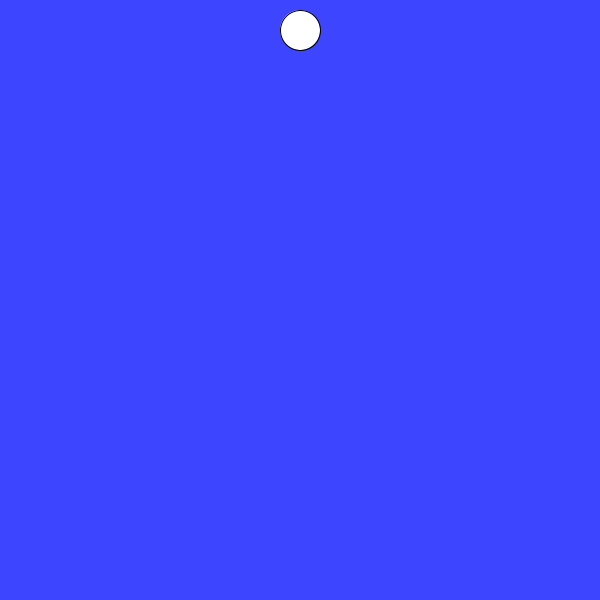
Frame 1 (no input)
Frame 60 (the mouse pressed at the canvas centre just before this capture): identical to frame 1, image omitted
Frame 120 (the mouse held since frame 60 and released just before this capture): identical to frame 1, image omitted

The Processing sketch that drew this single still picture (run headless with seeded random() and noise(); from frame 60 on, the mouse is pressed at the canvas centre):

// Processing sketch: slippery_dot
// ── slippery_dot.pde

 // Make a slippery dot. When you click on the dot it will slide to a new location.
 
 
 // 1. Create three integer variables to represent the x, y, and the size of the ellipse
       int x=300;
       int y=30;
       int z=40;
    void setup() {
      // 2. Set the size of your sketch
    size(600,600);
    }
    
    void draw() {
    
      // 3. Set the background color of your sketch
      background(#3E45FF);
      // 4. Draw an ellipse using the variables created at the top of the sketch for the location and size of your ellipse. 
      //    Make sure it fits in the window. Change the variables if it does not.
    
    ellipse(x,y,z,z);
    
    }
    
    /******** This method gets called automatically when you press the mouse ************/
    void mousePressed() {
      //5. Create an integer variable called distance
      int dis = 0;
      //6. The getDistanceFromMouse() method below returns a number.
      //   Set the value of your distance variable to the value returned by the getDistance method
      //   You will need to pass the x and y location of your ellipse to this method.
        dis = getDistanceFromMouse(x,y);
          
      //7.  Use an if statement to check if your distance variable is < the radius of the ellipse
      //    If it is, make a new x AND y for the ellipse, for a new random location on the window
      //    Hint: Use code like this      x = (int) random(width);
       if(dis < z){
         x = (int) random(600);
         y = (int) random(600);
     }
      
    }
    
    /********  This method gives you the number of pixels between the mouse and the x,y point ***********/
    int getDistanceFromMouse(int x, int y) {
      return (int)Math.sqrt(Math.pow((mouseX-x),2) + Math.pow((mouseY-y),2));
    }
